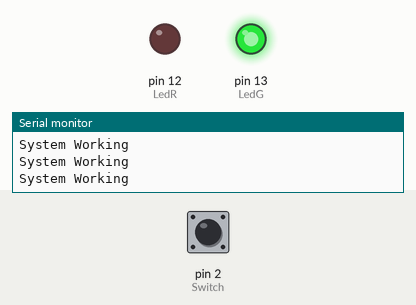
Recording of a sketch running on a simulated Arduino Uno, built with avr-gcc and run on an emulated ATmega328P. Parts: output pins drawn as LEDs (lit = HIGH), the last lines printed to the serial monitor. Dashed ring = blinking. Inputs (shaded band) come from the test bench; at power-on: pin 2 (Switch) HIGH.

Above: at 1.2 s.
1.3 s: pin 2 (Switch) pulled LOW for 0.15 s
At 2.3 s:
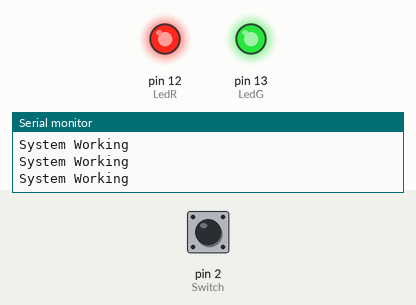
2.9 s: pin 2 (Switch) pulled LOW for 1 s
At 3.8 s:
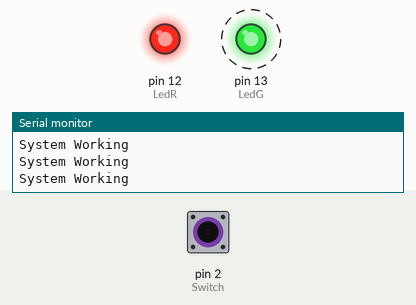
5.4 s: pin 2 (Switch) driven LOW
At 6.3 s:
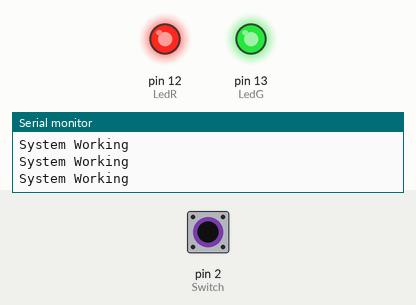
6.9 s: pin 2 (Switch) driven HIGH
8.4 s: pin 2 (Switch) pulsed LOW 2 times (0.12 s each, 0.3 s apart)
At 8.9 s:
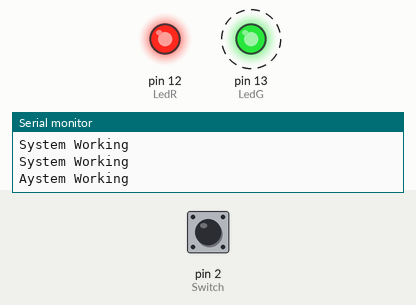
Timing chart, 0 to 11.4 s (numbered marks = the images above; inputs shaded):
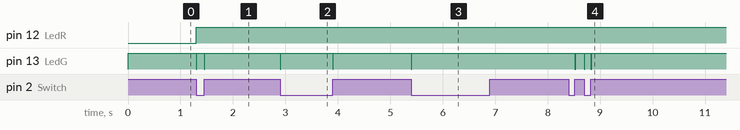

The sketch:

InterruptAlarm.ino
```cpp
#define LedR 12
#define LedG 13
#define Switch 2

void setup()
{
  Serial.begin(9600);
  pinMode(LedR, OUTPUT);
  pinMode(LedG, OUTPUT);
  pinMode(Switch, INPUT);
  digitalWrite(LedR, LOW);
  digitalWrite(LedG, LOW);
  Serial.println("Command line:");
  attachInterrupt(digitalPinToInterrupt(Switch), alarm, CHANGE);
  Serial.println("System activeted");
}

void loop()
{
 Serial.println("System Working");
 digitalWrite(LedG, HIGH);
}
void alarm()
{   digitalWrite(LedG, LOW);
    digitalWrite(LedR, HIGH);
    Serial.println("ALARM!");
}
```

Measured:
- after the input at 1.3 s, pin 12 (LedR): LOW → HIGH at once; pin 13 (LedG): alternates HIGH for 0.14 s and LOW for 0.01 s, 4 changes in all, then stays HIGH, starting at once
- after the input at 2.9 s, pin 13 (LedG): alternates HIGH for 0.99 s and LOW for 0.01 s, starting at once
- after the input at 5.4 s, pin 13 (LedG): HIGH → LOW at once, → HIGH 0.01 s later
- after the input at 8.4 s, pin 13 (LedG): alternates HIGH for 0.14 s and LOW for 0.02 s, 6 changes in all, then stays HIGH, starting after 0.12 s
